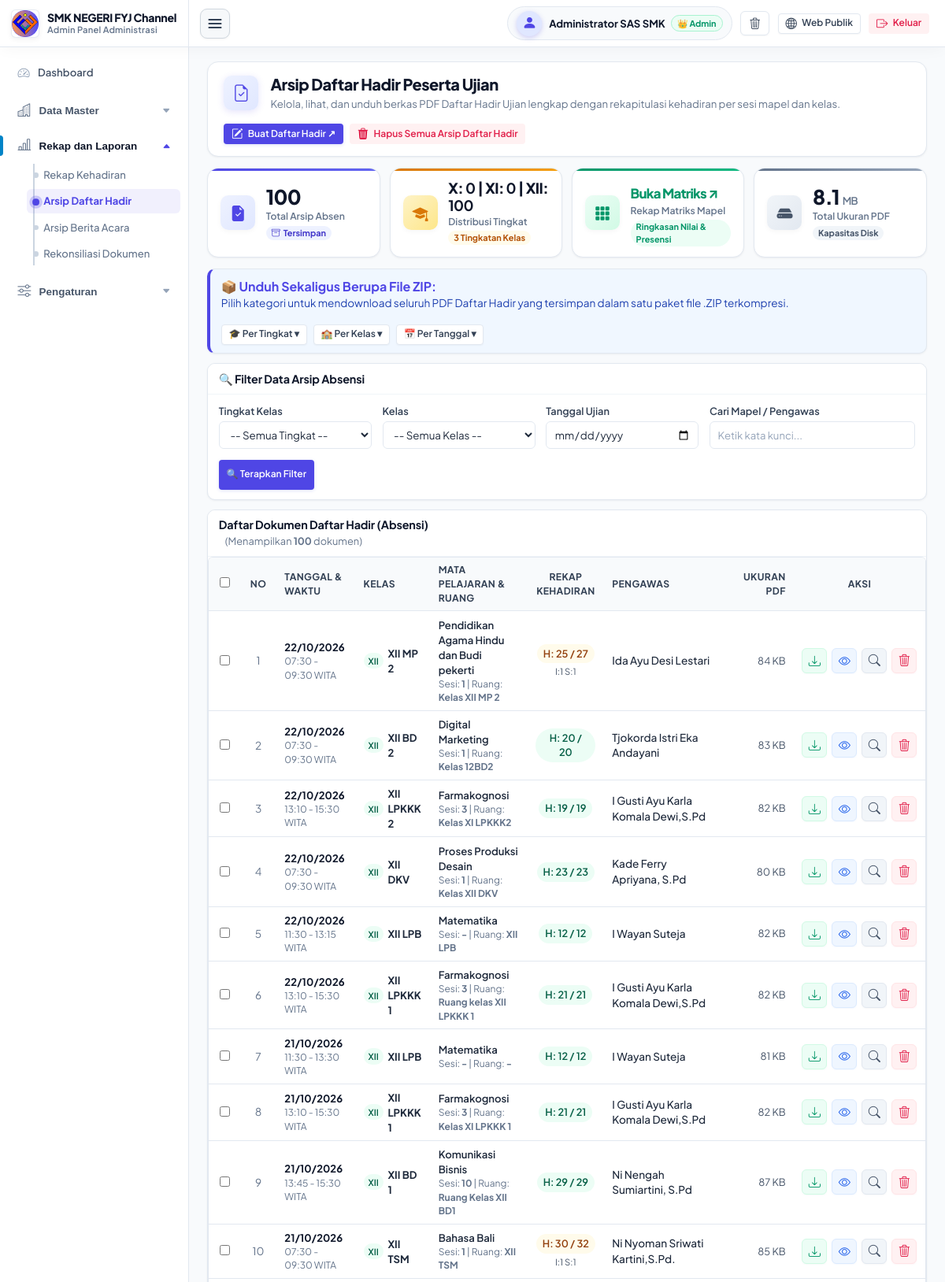
The page /admin/absensi.php (signed in, upper part) on the database its author committed.
### tables this page shows
CREATE TABLE absensi (
    id INTEGER PRIMARY KEY AUTOINCREMENT,
    nama_ujian VARCHAR(150) NOT NULL,
    tahun_ajaran VARCHAR(20) NOT NULL,
    semester VARCHAR(20) NOT NULL,
    class_id INTEGER NOT NULL,
    nama_kelas VARCHAR(50) NOT NULL,
    tingkat VARCHAR(10) DEFAULT 'XII',
    mata_pelajaran VARCHAR(150) NOT NULL,
    sesi VARCHAR(20) DEFAULT '1',
    ruang VARCHAR(50) DEFAULT '',
    tanggal_ujian DATE NOT NULL,
    jam_mulai VARCHAR(10) NOT NULL,
    jam_selesai VARCHAR(10) NOT NULL,
    peserta_hadir INTEGER DEFAULT 0,
    peserta_dispensasi INTEGER DEFAULT 0,
    peserta_izin INTEGER DEFAULT 0,
    peserta_sakit INTEGER DEFAULT 0,
    peserta_tidak_hadir INTEGER DEFAULT 0,
    total_peserta INTEGER DEFAULT 0,
    nama_pengawas_1 VARCHAR(100) NOT NULL,
    nip_pengawas_1 VARCHAR(50) DEFAULT '',
    nama_pengawas_2 VARCHAR(100) DEFAULT '',
    nip_pengawas_2 VARCHAR(50) DEFAULT '',
    signature_mode VARCHAR(20) DEFAULT 'digital',
    ttd_pengawas_1 TEXT,
    ttd_pengawas_2 TEXT,
    pdf_path VARCHAR(255) DEFAULT '',
    file_size INTEGER DEFAULT 0,
    data_siswa TEXT,
    created_at DATETIME,
    updated_at DATETIME
);

### admin/absensi.php (the view, shortened to what the rows shown need)
<?php
$whereSql = "1=1";
$params = [];
$documents = dbFetchAll("SELECT * FROM absensi WHERE {$whereSql} ORDER BY tanggal_ujian DESC, id DESC", $params);
require_once __DIR__ . '/layout_header.php';
?>
<div class="page-header-card">
    <div class="page-header-content">
        <div>
            <h1 class="page-header-title">Arsip Daftar Hadir Peserta Ujian</h1>
        </div>
    </div>
</div>
<div class="card">
    <div class="card-body" style="padding: 0;">
        <form id="formBatchZip" method="POST" action="/admin/absensi.php">
            <div class="table-responsive">
                <table class="table" style="margin-bottom: 0;">
                    <thead>
                        <tr>
                            <th style="width: 40px; text-align: center;">
                                <input type="checkbox" id="checkSelectAll" title="Pilih Semua Baris" onchange="toggleSelectAll(this)">
                            </th>
                            <th style="width: 45px; text-align: center;">No</th>
                            <th>Tanggal & Waktu</th>
                            <th>Kelas</th>
                            <th>Mata Pelajaran & Ruang</th>
                            <th style="text-align: center;">Rekap Kehadiran</th>
                            <th>Pengawas</th>
                            <th style="text-align: right; width: 90px;">Ukuran PDF</th>
                            <th style="text-align: center; width: 160px;">AKSI</th>
                        </tr>
                    </thead>
                    <tbody>
                        <?php if (empty($documents)): ?>
                            <tr>
                                <td colspan="9" style="text-align: center; color: var(--text-muted); padding: 2rem;">
                                    Tidak ada dokumen absensi yang sesuai dengan kriteria filter.
                                </td>
                            </tr>
                        <?php else: ?>
                            <?php foreach ($documents as $idx => $doc): ?>
                                <tr>
                                    <td style="text-align: center;">
                                        <input type="checkbox" name="ids[]" value="<?= $doc['id'] ?>" class="row-checkbox" onchange="updateBatchToolbar()">
                                    </td>
                                    <td style="text-align: center; color: var(--text-muted); font-size: 0.85rem;">
                                        <?= $idx + 1 ?>
                                    </td>
                                    <td>
                                        <strong style="color: var(--slate-900);"><?= date('d/m/Y', strtotime($doc['tanggal_ujian'])) ?></strong>
                                        <div style="font-size: 0.75rem; color: var(--text-muted);">
                                            <?= htmlspecialchars($doc['jam_mulai']) ?> - <?= htmlspecialchars($doc['jam_selesai']) ?> WITA
                                        </div>
                                    </td>
                                    <td>
                                        <div style="display: flex; align-items: center; gap: 0.35rem;">
                                            <span class="badge badge-success" style="font-size: 0.7rem; padding: 2px 6px;">
                                                <?= htmlspecialchars($doc['tingkat']) ?>
                                            </span>
                                            <strong><?= htmlspecialchars($doc['nama_kelas']) ?></strong>
                                        </div>
                                    </td>
                                    <td>
                                        <div style="font-weight: 600; color: var(--slate-800);"><?= htmlspecialchars($doc['mata_pelajaran']) ?></div>
                                        <div style="font-size: 0.75rem; color: var(--text-muted);">
                                            Sesi: <strong><?= htmlspecialchars($doc['sesi']) ?></strong> | Ruang: <strong><?= htmlspecialchars($doc['ruang']) ?></strong>
                                        </div>
                                    </td>
                                    <td style="text-align: center;">
                                        <span class="badge <?= $doc['peserta_hadir'] == $doc['total_peserta'] ? 'badge-success' : 'badge-warning' ?>" style="font-size: 0.8rem;">
                                            H: <?= $doc['peserta_hadir'] ?> / <?= $doc['total_peserta'] ?>
                                        </span>
                                        <?php if ($doc['peserta_izin'] > 0 || $doc['peserta_sakit'] > 0 || $doc['peserta_tidak_hadir'] > 0): ?>
                                            <div style="font-size: 0.7rem; color: #475569; margin-top: 2px;">
                                                <?= $doc['peserta_izin'] > 0 ? "I:{$doc['peserta_izin']} " : "" ?>
                                                <?= $doc['peserta_sakit'] > 0 ? "S:{$doc['peserta_sakit']} " : "" ?>
                                            </div>
                                        <?php endif; ?>
                                    </td>
                                    <td>
                                        <div style="font-size: 0.85rem; font-weight: 500;">
                                            <?= htmlspecialchars($doc['nama_pengawas_1']) ?>
                                        </div>
                                    </td>
                                    <td style="text-align: right; font-size: 0.8rem; color: var(--slate-600); white-space: nowrap;">
                                        <?= round($doc['file_size'] / 1024) ?> KB
                                    </td>
                                    <td style="text-align: center; white-space: nowrap;">
                                        <div class="action-btn-group">
                                            <a href="/admin/absensi.php?action=download_single&id=<?= $doc['id'] ?>"
                                               class="btn-icon-action btn-icon-download" title="Unduh PDF Daftar Hadir">
                                                <i class="bi bi-download"></i>
                                            </a>
                                            <a href="/admin/absensi.php?action=view_single&id=<?= $doc['id'] ?>" target="_blank"
                                               class="btn-icon-action btn-icon-view" title="Buka Pratinjau Dokumen di Tab Baru">
                                                <i class="bi bi-eye"></i>
                                            </a>
                                            <button type="button" class="btn-icon-action btn-icon-detail"
                                                     title="Lihat Detail Dokumen" onclick='showRecordDetail(<?= json_encode($doc, JSON_HEX_TAG | JSON_HEX_APOS | JSON_HEX_QUOT | JSON_HEX_AMP) ?>)'>
                                                <i class="bi bi-search"></i>
                                            </button>
                                            <form method="POST" action="/admin/absensi.php" style="display: inline; margin: 0;"
                                                  onsubmit="return confirm('Hapus dokumen daftar hadir <?= htmlspecialchars($doc['nama_kelas'], ENT_QUOTES) ?> - <?= htmlspecialchars($doc['mata_pelajaran'], ENT_QUOTES) ?>?')">
                                                <button type="submit" class="btn-icon-action btn-icon-delete" title="Hapus Dokumen">
                                                    <i class="bi bi-trash3"></i>
                                                </button>
                                            </form>
                                        </div>
                                    </td>
                                </tr>
                            <?php endforeach; ?>
                        <?php endif; ?>
                    </tbody>
                </table>
            </div>
        </form>
    </div>
</div>
<?php require_once __DIR__ . '/layout_footer.php'; ?>

### rows shown on the page
absensi: tanggal_ujian "22/10/2026", jam_mulai "07:30", jam_selesai "09:30", tingkat "XII", nama_kelas "XII MP 2", mata_pelajaran "Pendidikan Agama Hindu dan Budi pekerti", sesi "1", ruang "Kelas XII MP 2", peserta_hadir "25", total_peserta "27", peserta_izin "1", peserta_sakit "1", nama_pengawas_1 "Ida Ayu Desi Lestari", $doc['file_size']/1024 "84"
absensi: tanggal_ujian "22/10/2026", jam_mulai "07:30", jam_selesai "09:30", tingkat "XII", nama_kelas "XII BD 2", mata_pelajaran "Digital Marketing", sesi "1", ruang "Kelas 12BD2", peserta_hadir "20", total_peserta "20", nama_pengawas_1 "Tjokorda Istri Eka Andayani", $doc['file_size']/1024 "83"
absensi: tanggal_ujian "22/10/2026", jam_mulai "13:10", jam_selesai "15:30", tingkat "XII", nama_kelas "XII LPKKK 2", mata_pelajaran "Farmakognosi", sesi "3", ruang "Kelas XI LPKKK2", peserta_hadir "19", total_peserta "19", nama_pengawas_1 "I Gusti Ayu Karla Komala Dewi,S.Pd", $doc['file_size']/1024 "82"
absensi: tanggal_ujian "22/10/2026", jam_mulai "07:30", jam_selesai "09:30", tingkat "XII", nama_kelas "XII DKV", mata_pelajaran "Proses Produksi Desain", sesi "1", ruang "Kelas XII DKV", peserta_hadir "23", total_peserta "23", nama_pengawas_1 "Kade Ferry Apriyana, S.Pd", $doc['file_size']/1024 "80"
absensi: tanggal_ujian "22/10/2026", jam_mulai "11:30", jam_selesai "13:15", tingkat "XII", nama_kelas "XII LPB", mata_pelajaran "Matematika", sesi "-", ruang "XII LPB", peserta_hadir "12", total_peserta "12", nama_pengawas_1 "I Wayan Suteja", $doc['file_size']/1024 "82"
absensi: tanggal_ujian "22/10/2026", jam_mulai "13:10", jam_selesai "15:30", tingkat "XII", nama_kelas "XII LPKKK 1", mata_pelajaran "Farmakognosi", sesi "3", ruang "Ruang kelas XII LPKKK 1", peserta_hadir "21", total_peserta "21", nama_pengawas_1 "I Gusti Ayu Karla Komala Dewi,S.Pd", $doc['file_size']/1024 "82"
absensi: tanggal_ujian "21/10/2026", jam_mulai "11:30", jam_selesai "13:30", tingkat "XII", nama_kelas "XII LPB", mata_pelajaran "Matematika", sesi "-", ruang "-", peserta_hadir "12", total_peserta "12", nama_pengawas_1 "I Wayan Suteja", $doc['file_size']/1024 "81"
absensi: tanggal_ujian "21/10/2026", jam_mulai "13:10", jam_selesai "15:30", tingkat "XII", nama_kelas "XII LPKKK 1", mata_pelajaran "Farmakognosi", sesi "3", ruang "Kelas XI LPKKK 1", peserta_hadir "21", total_peserta "21", nama_pengawas_1 "I Gusti Ayu Karla Komala Dewi,S.Pd", $doc['file_size']/1024 "82"
absensi: tanggal_ujian "21/10/2026", jam_mulai "13:45", jam_selesai "15:30", tingkat "XII", nama_kelas "XII BD 1", mata_pelajaran "Komunikasi Bisnis", sesi "10", ruang "Ruang Kelas XII BD1", peserta_hadir "29", total_peserta "29", nama_pengawas_1 "Ni Nengah Sumiartini, S.Pd", $doc['file_size']/1024 "87"
absensi: tanggal_ujian "21/10/2026", jam_mulai "07:30", jam_selesai "09:30", tingkat "XII", nama_kelas "XII TSM", mata_pelajaran "Bahasa Bali", sesi "1", ruang "XII TSM", peserta_hadir "30", total_peserta "32", peserta_izin "1", peserta_sakit "1", nama_pengawas_1 "Ni Nyoman Sriwati Kartini,S.Pd.", $doc['file_size']/1024 "85"

### other values the page prints
$namaSekolah "SMK NEGERI FYJ Channel"
$_SESSION['admin_name'] "Administrator SAS SMK"
$totalDocs "100"
$totalX "0"
$totalXI "0"
$totalXII "100"
$totalSizeMB "8.1"
count($documents) "100"
